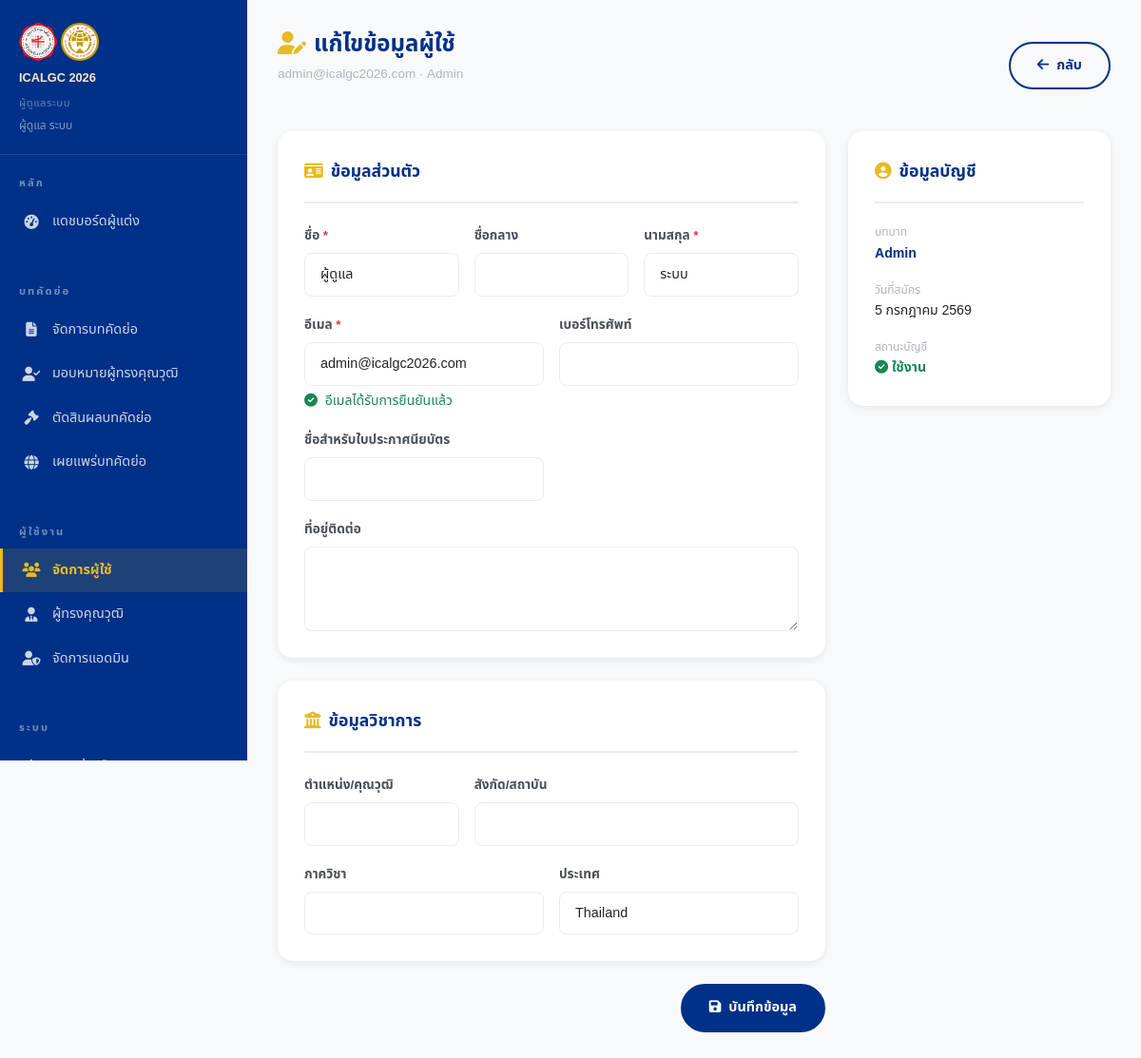
The app's page /admin/user-detail.php?id=1 (signed in) with its own data.
### tables this page shows
CREATE TABLE IF NOT EXISTS users (
    id              INT UNSIGNED AUTO_INCREMENT PRIMARY KEY,
    role            VARCHAR(20) NOT NULL DEFAULT 'author' CHECK (role IN ('author','reviewer','admin')),
    title           VARCHAR(20),
    first_name      VARCHAR(100) NOT NULL,
    middle_name     VARCHAR(100),
    last_name       VARCHAR(100) NOT NULL,
    cert_name       VARCHAR(255),
    email           VARCHAR(255) UNIQUE NOT NULL,
    phone           VARCHAR(30),
    affiliation     VARCHAR(255),
    department      VARCHAR(100),
    position        VARCHAR(100),
    country         VARCHAR(100) DEFAULT 'Thailand',
    expertise       TEXT,
    participation_type VARCHAR(20) DEFAULT NULL CHECK (participation_type IN ('presenter','coauthor','participant','student')),
    dietary         VARCHAR(30) DEFAULT NULL,
    dietary_allergy TEXT DEFAULT NULL,
    mailing_address TEXT DEFAULT NULL,
    password_hash   VARCHAR(255) NOT NULL,
    email_verified  BOOLEAN NOT NULL DEFAULT FALSE,
    account_status  VARCHAR(20) NOT NULL DEFAULT 'active' CHECK (account_status IN ('active','suspended','pending')),
    preferred_lang  VARCHAR(5) NOT NULL DEFAULT 'th' CHECK (preferred_lang IN ('th','en')),
    created_at      TIMESTAMP NOT NULL DEFAULT CURRENT_TIMESTAMP,
    updated_at      TIMESTAMP NOT NULL DEFAULT CURRENT_TIMESTAMP ON UPDATE CURRENT_TIMESTAMP,
    INDEX idx_users_email (email),
    INDEX idx_users_role  (role)
);

### app/helpers/functions.php (called while the page is built, shortened)
<?php
function lang(): string
{
    return $_SESSION['lang'] ?? DEFAULT_LANG;
}
function e(string $s): string
{
    return htmlspecialchars($s, ENT_QUOTES | ENT_HTML5, 'UTF-8');
}
function humanDate(string $dateStr, string $lang = ''): string
{
    $ts = strtotime($dateStr);
    if ($lang === 'th') {
        $monthsTh = ['','มกราคม','กุมภาพันธ์','มีนาคม','เมษายน','พฤษภาคม','มิถุนายน',
                       'กรกฎาคม','สิงหาคม','กันยายน','ตุลาคม','พฤศจิกายน','ธันวาคม'];
        $year     = (int)date('Y', $ts) + 543;
        return date('j', $ts) . ' ' . $monthsTh[(int)date('n', $ts)] . ' ' . $year;
    }
    return date('j F Y', $ts);
}

### public/admin/user-detail.php (the view, shortened to what this page needs)
<?php
$_lang  = lang();
$appUrl = APP_URL;
$uid    = intGet('id');
$db = Database::getInstance();
$stmt = $db->prepare("SELECT * FROM users WHERE id = :uid");
$stmt->execute([':uid' => $uid]);
$dbUser = $stmt->fetch();
$pageTitle  = $_lang==='th' ? 'แก้ไขข้อมูลผู้ใช้' : 'Edit User';
?>
<!DOCTYPE html>
<html lang="<?= $_lang ?>">
<head>
  <link href="https://cdn.jsdelivr.net/npm/bootstrap@5.3.3/dist/css/bootstrap.min.css" rel="stylesheet">
  <link href="https://cdnjs.cloudflare.com/ajax/libs/font-awesome/6.5.0/css/all.min.css" rel="stylesheet">
  <link rel="stylesheet" href="<?= $appUrl ?>/assets/css/style.css">
</head>
<body>
<div class="dashboard-wrap">
  <?php require_once __DIR__ . '/../../app/helpers/sidebar_admin.php'; ?>
  <main class="dashboard-content">
    <div class="dash-header d-flex align-items-center justify-content-between flex-wrap gap-3">
      <div>
        <h1 class="dash-title"><i class="fas fa-user-edit me-2" style="color:var(--gold);"></i><?= e($pageTitle) ?></h1>
        <p class="dash-breadcrumb"><?= e($dbUser['email']) ?> &middot; <?= ucfirst($dbUser['role']) ?></p>
      </div>
      <a href="<?= $appUrl ?>/admin/users.php" class="btn-outline-custom">
        <i class="fas fa-arrow-left me-2"></i><?= $_lang==='th' ? 'กลับ' : 'Back' ?>
      </a>
    </div>
    <form method="POST">
      <div class="row g-4">
        <div class="col-lg-8">
          <div class="content-card mb-4">
            <div class="content-card-title">
              <i class="fas fa-id-card me-2" style="color:var(--gold);"></i><?= $_lang==='th' ? 'ข้อมูลส่วนตัว' : 'Personal Information' ?>
            </div>
            <div class="row g-3">
              <div class="col-md-4">
                <label class="form-label fw-bold" style="font-size:.85rem;"><?= $_lang==='th' ? 'ชื่อ' : 'First Name' ?> <span class="text-danger">*</span></label>
                <input type="text" name="first_name" class="form-control" value="<?= e($dbUser['first_name'] ?? '') ?>" required>
              </div>
              <div class="col-md-4">
                <label class="form-label fw-bold" style="font-size:.85rem;"><?= $_lang==='th' ? 'ชื่อกลาง' : 'Middle Name' ?></label>
                <input type="text" name="middle_name" class="form-control" value="<?= e($dbUser['middle_name'] ?? '') ?>">
              </div>
              <div class="col-md-4">
                <label class="form-label fw-bold" style="font-size:.85rem;"><?= $_lang==='th' ? 'นามสกุล' : 'Last Name' ?> <span class="text-danger">*</span></label>
                <input type="text" name="last_name" class="form-control" value="<?= e($dbUser['last_name'] ?? '') ?>" required>
              </div>
              <div class="col-md-6">
                <label class="form-label fw-bold" style="font-size:.85rem;"><?= $_lang==='th' ? 'อีเมล' : 'Email' ?> <span class="text-danger">*</span></label>
                <input type="email" name="email" class="form-control" value="<?= e($dbUser['email'] ?? '') ?>" required>
                <?php if (!$dbUser['email_verified']): ?>
                  <div class="form-text text-warning">
                    <i class="fas fa-exclamation-triangle me-1"></i>
                    <?= $_lang==='th' ? 'อีเมลยังไม่ได้รับการยืนยัน' : 'Email not verified' ?>
                  </div>
                <?php else: ?>
                  <div class="form-text text-success">
                    <i class="fas fa-check-circle me-1"></i>
                    <?= $_lang==='th' ? 'อีเมลได้รับการยืนยันแล้ว' : 'Email verified' ?>
                  </div>
                <?php endif; ?>
              </div>
              <div class="col-md-6">
                <label class="form-label fw-bold" style="font-size:.85rem;"><?= $_lang==='th' ? 'เบอร์โทรศัพท์' : 'Phone' ?></label>
                <input type="tel" name="phone" class="form-control" value="<?= e($dbUser['phone'] ?? '') ?>">
              </div>
              <div class="col-md-6">
                <label class="form-label fw-bold" style="font-size:.85rem;"><?= $_lang==='th' ? 'ชื่อสำหรับใบประกาศนียบัตร' : 'Name for Certificate' ?></label>
                <input type="text" name="cert_name" class="form-control" value="<?= e($dbUser['cert_name'] ?? '') ?>">
              </div>
              <div class="col-12">
                <label class="form-label fw-bold" style="font-size:.85rem;"><?= $_lang==='th' ? 'ที่อยู่ติดต่อ' : 'Mailing Address' ?></label>
                <textarea name="mailing_address" class="form-control" rows="3"><?= e($dbUser['mailing_address'] ?? '') ?></textarea>
              </div>
            </div>
          </div>
          <div class="content-card mb-4">
            <div class="content-card-title">
              <i class="fas fa-university me-2" style="color:var(--gold);"></i><?= $_lang==='th' ? 'ข้อมูลวิชาการ' : 'Academic Information' ?>
            </div>
            <div class="row g-3">
              <div class="col-md-4">
                <label class="form-label fw-bold" style="font-size:.85rem;"><?= $_lang==='th' ? 'ตำแหน่ง/คุณวุฒิ' : 'Position/Title' ?></label>
                <input type="text" name="position" class="form-control" value="<?= e($dbUser['position'] ?? '') ?>">
              </div>
              <div class="col-md-8">
                <label class="form-label fw-bold" style="font-size:.85rem;"><?= $_lang==='th' ? 'สังกัด/สถาบัน' : 'Affiliation/Institution' ?></label>
                <input type="text" name="affiliation" class="form-control" value="<?= e($dbUser['affiliation'] ?? '') ?>">
              </div>
              <div class="col-md-6">
                <label class="form-label fw-bold" style="font-size:.85rem;"><?= $_lang==='th' ? 'ภาควิชา' : 'Department' ?></label>
                <input type="text" name="department" class="form-control" value="<?= e($dbUser['department'] ?? '') ?>">
              </div>
              <div class="col-md-6">
                <label class="form-label fw-bold" style="font-size:.85rem;"><?= $_lang==='th' ? 'ประเทศ' : 'Country' ?></label>
                <input type="text" name="country" class="form-control" value="<?= e($dbUser['country'] ?? '') ?>">
              </div>
            </div>
          </div>
          <div class="d-flex justify-content-end">
            <button type="submit" class="btn-primary-custom">
              <i class="fas fa-save me-2"></i><?= $_lang==='th' ? 'บันทึกข้อมูล' : 'Save Changes' ?>
            </button>
          </div>
        </div>
        <div class="col-lg-4">
          <div class="content-card">
            <div class="content-card-title">
              <i class="fas fa-user-circle me-2" style="color:var(--gold);"></i><?= $_lang==='th' ? 'ข้อมูลบัญชี' : 'Account Info' ?>
            </div>
            <div class="d-flex flex-column gap-3" style="font-size:.88rem;">
              <div>
                <div style="font-size:.75rem;color:var(--gray-500);text-transform:uppercase;"><?= $_lang==='th' ? 'บทบาท' : 'Role' ?></div>
                <div style="font-weight:700;color:var(--blue-dark);"><?= ucfirst($dbUser['role']) ?></div>
              </div>
              <div>
                <div style="font-size:.75rem;color:var(--gray-500);text-transform:uppercase;"><?= $_lang==='th' ? 'วันที่สมัคร' : 'Registered' ?></div>
                <div><?= humanDate($dbUser['created_at'], $_lang) ?></div>
              </div>
              <div>
                <div style="font-size:.75rem;color:var(--gray-500);text-transform:uppercase;"><?= $_lang==='th' ? 'สถานะบัญชี' : 'Account Status' ?></div>
                <?php if ($dbUser['account_status'] === 'suspended'): ?>
                  <span style="color:#dc3545;font-weight:600;"><i class="fas fa-ban me-1"></i><?= $_lang==='th' ? 'ระงับ' : 'Suspended' ?></span>
                <?php else: ?>
                  <span style="color:#198754;font-weight:600;"><i class="fas fa-check-circle me-1"></i><?= $_lang==='th' ? 'ใช้งาน' : 'Active' ?></span>
                <?php endif; ?>
              </div>
            </div>
          </div>
        </div>
      </div>
    </form>
  </main>
</div>
</body>
</html>

### public/assets/css/style.css (style rules this page uses)
:root { --blue-dark: #003087; --blue-mid: #0057b7; --blue-light: #e8f0ff; --gold: #e7ba26; --gold-light: #f5e9c0; --gold-dark: #a07c10; --white: #ffffff; --gray-100: #f8f9fa; --gray-200: #e9ecef; --gray-500: #adb5bd; --gray-700: #495057; --gray-900: #212529; --success: #198754; --danger: #dc3545; --warning: #ffc107; --shadow-sm: 0 2px 8px rgba(0,0,0,.08); --shadow-md: 0 4px 20px rgba(0,0,0,.12); --shadow-lg: 0 8px 40px rgba(0,0,0,.16); --radius: 8px; --radius-lg: 16px; --transition: all 0.25s ease; --font-th: 'Noto Sans Thai', 'Sarabun', sans-serif; --font-en: 'Inter', 'Segoe UI', Arial, sans-serif; }
*, *::before, *::after { box-sizing: border-box; margin: 0; padding: 0; }
html { scroll-behavior: smooth; font-size: 16px; }
body { font-family: var(--font-th); color: var(--gray-900); background: var(--white); line-height: 1.7; -webkit-font-smoothing: antialiased; }
h1, h2, h3, h4, h5, h6 { font-weight: 700; line-height: 1.3; }
a { color: var(--blue-mid); text-decoration: none; transition: var(--transition); }
.btn-primary-custom { background: var(--blue-dark); color: var(--white); border: 2px solid var(--blue-dark); padding: 11px 28px; border-radius: 30px; font-weight: 700; font-size: .9rem; transition: var(--transition); display: inline-block; }
.btn-outline-custom { background: transparent; color: var(--blue-dark); border: 2px solid var(--blue-dark); padding: 11px 28px; border-radius: 30px; font-weight: 700; font-size: .9rem; transition: var(--transition); display: inline-block; }
.form-control, .form-select { border: 1.5px solid var(--gray-200); border-radius: var(--radius); padding: 11px 16px; font-size: .9rem; transition: var(--transition); background: var(--white); color: var(--gray-900); }
.form-label { font-weight: 600; font-size: .88rem; color: var(--gray-700); margin-bottom: 6px; }
.dashboard-wrap { display: flex; min-height: 100vh; background: var(--gray-100); }
.dashboard-content { flex: 1; padding: 32px; overflow-x: hidden; }
.dash-header { margin-bottom: 32px; }
.dash-title { font-size: 1.5rem; font-weight: 800; color: var(--blue-dark); margin-bottom: 4px; }
.dash-breadcrumb { font-size: .85rem; color: var(--gray-500); }
.content-card { background: var(--white); border-radius: var(--radius-lg); box-shadow: var(--shadow-sm); padding: 28px; margin-bottom: 24px; }
.content-card-title { font-size: 1.1rem; font-weight: 700; color: var(--blue-dark); padding-bottom: 16px; margin-bottom: 20px; border-bottom: 2px solid var(--gray-200); }

### records on screen
users: email "admin@icalgc2026.com", role "Admin", first_name "ผู้ดูแล", last_name "ระบบ", country "Thailand", created_at "5 กรกฎาคม 2569"

### other values on screen
$user['name'] "ผู้ดูแล ระบบ"
t('author.dashboard') "แดชบอร์ดผู้แต่ง"
$pageTitle "แก้ไขข้อมูลผู้ใช้"
